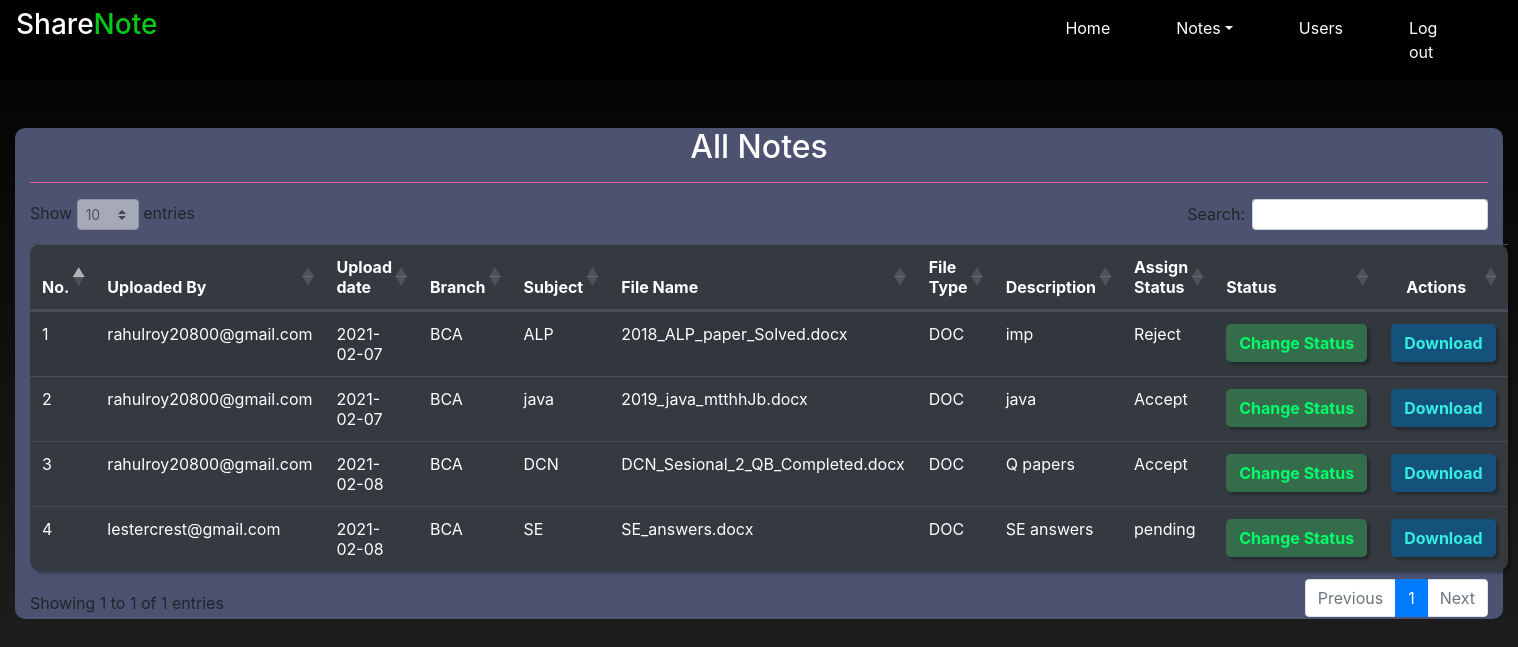
Before: /all_notes (signed in) with the older database file.
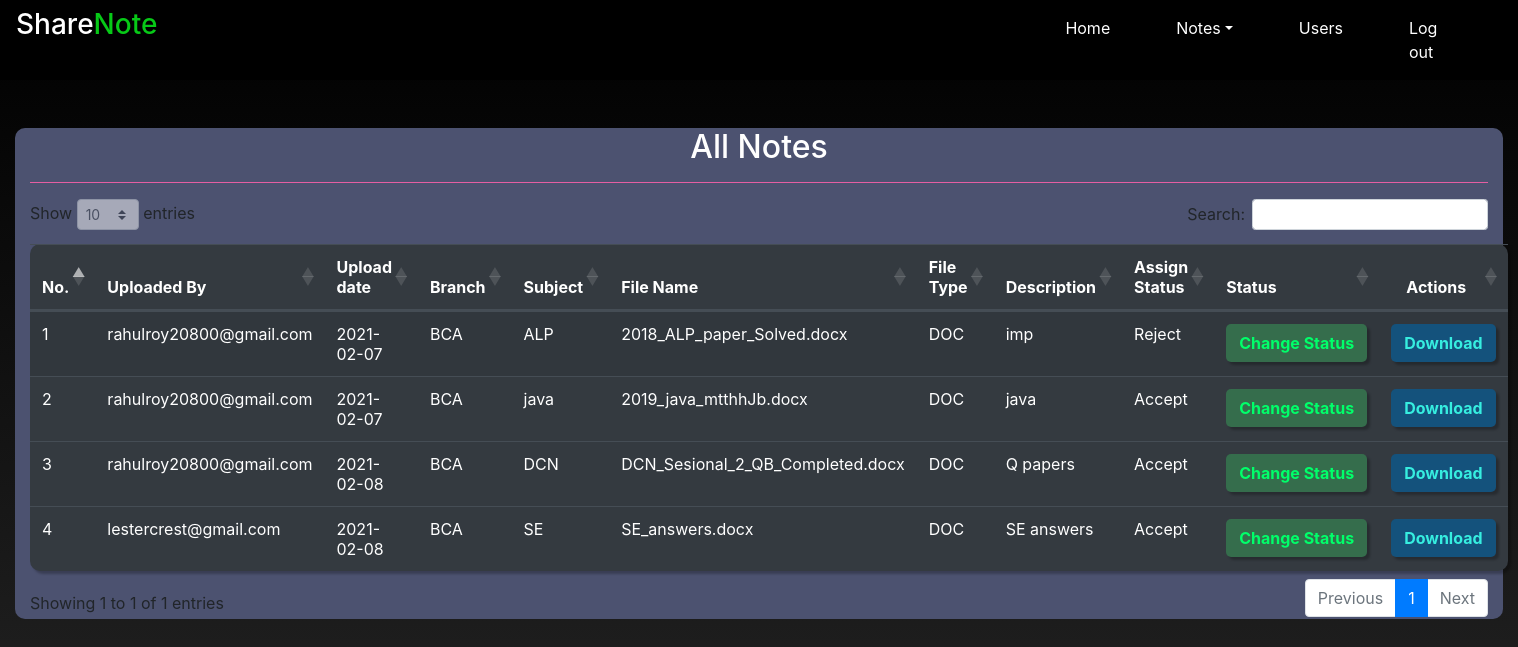
After: the same page with the newer database file.
### notes/models.py (models this page shows, shortened)
class Notes(models.Model):
    user = models.ForeignKey(User,on_delete=models.CASCADE)
    uploadingdate = models.CharField(max_length=30)
    branch = models.CharField(max_length=13)
    subject = models.CharField(max_length=15)
    notesfile = models.FileField(max_length=100,null=True)
    filetype = models.CharField(max_length=30, null=True)
    description = models.CharField(max_length=200)
    status = models.CharField(max_length=10)

### notes/views.py (the view)
# urls.py: path('all_notes',all_notes,name='all_notes'),
def all_notes(request):
    if not request.user.is_authenticated:
        return redirect('login_admin')
    notes = Notes.objects.all()
    d = {'notes': notes}
    return render(request, 'all_notes.html', d)

### notes/templates/all_notes.html (shortened to what this page needs)
{% extends 'admin_nav.html'%} {% block body %} {% load static %}
<link
  rel="stylesheet"
  href="https://cdnjs.cloudflare.com/ajax/libs/twitter-bootstrap/4.5.2/css/bootstrap.css"
/>
<link
  rel="stylesheet"
  href="https://cdn.datatables.net/1.10.23/css/dataTables.bootstrap4.min.css"
/>
<div class="col-12 mt-5">
  <div class="container1 col-12">
    <h2 class="text-white text-center">All Notes</h2>
    <hr style="background-color: hotpink" />
    <table
      class="table table-striped table-hover table-dark"
      style="
        border-radius: 10px;
        filter: drop-shadow(3px 3px 1px rgba(0, 0, 0, 0.25));
      "
      id="example"
    >
      <thead>
        <tr>
          <th>No.</th>
          <th>Uploaded By</th>
          <th>Upload date</th>
          <th>Branch</th>
          <th>Subject</th>
          <th>File Name</th>
          <th>File Type</th>
          <th>Description</th>
          <th>Assign Status</th>
          <th>Status</th>
          <th style="text-align: center">Actions</th>
        </tr>
      </thead>
      {% for i in notes %}
      <tbody>
        <tr>
          <td>{{forloop.counter}}</td>
          <td>{{i.user.username}}</td>
          <td>{{i.uploadingdate}}</td>
          <td>{{i.branch}}</td>
          <td>{{i.subject}}</td>
          <td>{{i.notesfile}}</td>
          <td>{{i.filetype}}</td>
          <td>{{i.description}}</td>
          <td>{{i.status}}</td>
          <td>
            <a
              href="{% url 'assign_status' i.id %}"
              class="btn font-weight-bold"
              style="
                border-radius: 5px;
                width: 100%;
                background-color: #356d4c;
                color: #00ff6a;
                filter: drop-shadow(3px 3px 1px rgba(0, 0, 0, 0.25));
              "
              >Change&nbspStatus</a
            >
          </td>
          <td>
            <a
              href="{{i.notesfile.url}}"
              class="btn font-weight-bold"
              style="
                background-color: #14527c;
                color: #36eee0;
                border-radius: 5px;
                width: 100%;
                filter: drop-shadow(3px 3px 1px rgba(0, 0, 0, 0.25));
              "
              >Download</a
            >
          </td>
        </tr>
        {% endfor %}
      </tbody>
    </table>
  </div>
</div>
{% endblock %}

Changed rows visible on the page:
changed Notes "SE": status "pending" → "Accept"
